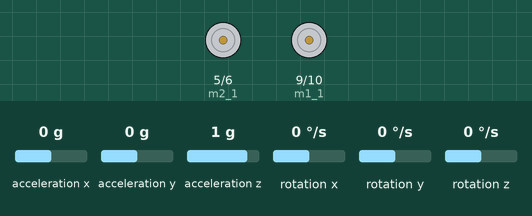
Recording of a sketch running on a simulated Arduino Uno, built with avr-gcc and run on an emulated ATmega328P. Parts: motor-driver pin pairs drawn as motors (green arrow = first pin HIGH = forward, orange = second pin HIGH = backward, longer = more drive). The test bench sets the inputs (shaded band); at power-on: acceleration x 0 g, acceleration y 0 g, acceleration z 1 g, rotation x 0 °/s, rotation y 0 °/s, rotation z 0 °/s. What the sketch prints to the serial monitor is not drawn.

Above: at 2.2 s.
2.3 s: acceleration x set to -1.4 g
At 2.7 s:
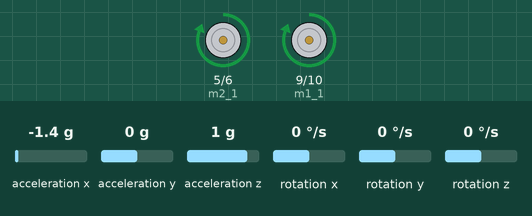
3.8 s: acceleration y set to -0.4 g
5.3 s: acceleration y set to -0.7 g
6.8 s: acceleration x set to 0.1 g
At 7.14 s:
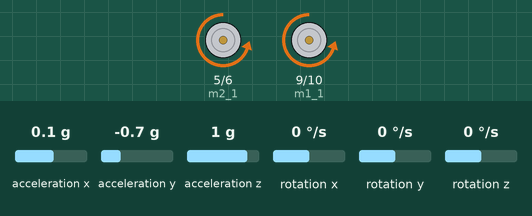
9.8 s: acceleration z set to -1.4 g
At 10.05 s:
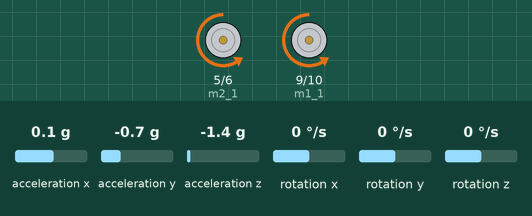
12.8 s: acceleration x set to -0.1 g
At 13.23 s:
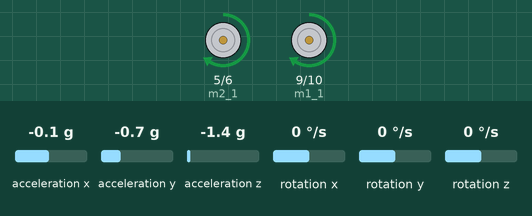
Timing chart, 0 to 15.8 s (numbered marks = the images above; inputs shaded):
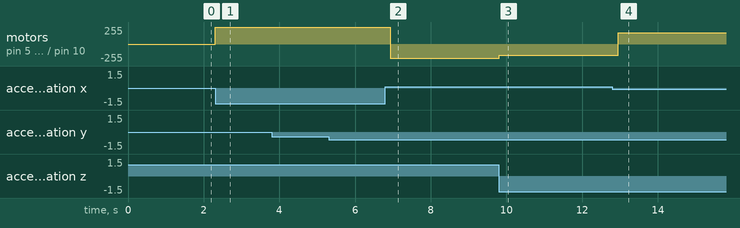

The sketch:

balancingRobot.ino
```cpp
#include "Wire.h"
#include <MPU6050_light.h>

#define m1_1 9
#define m1_2 10
#define m2_1 5
#define m2_2 6

#define m1_offset 1
#define m2_offset 1

MPU6050 mpu(Wire);
unsigned long timer = 0;

void setup() {
  pinMode(m1_1, OUTPUT);
  pinMode(m1_2, OUTPUT);
  pinMode(m2_1, OUTPUT);
  pinMode(m2_2, OUTPUT);

  Serial.begin(9600);
  Wire.begin();

  byte status = mpu.begin();
  Serial.print(F("MPU6050 status: "));
  Serial.println(status);
  while (status != 0) { } // stop everything if could not connect to MPU6050
  mpu.calcOffsets(); // gyro and accelero

  Serial.println("P I D out speed");

}

float Pout = 0;
float Iout = 0;
float Dout = 0;
float last_err = 0;
float _integral = 0;

int pid(float set_angle, float curr_angle, float p, float i, float d, float d_time) {
  // Calculate error
  float error =  curr_angle - set_angle ;

  // Proportional term
  Pout = p * error;

  // Integral term
  _integral += error * d_time;
  Iout = i * _integral;

  // Derivative term
  float derivative = (error - last_err) / d_time;
  Dout = d * derivative;

  //restict indicidual terms
  if (Pout > 255)
    Pout = 255;
  else if (Pout < -255)
    Pout = -255;

  if (Iout > 255)
    Iout = 255;
  else if (Iout < -255)
    Iout = -255;

  if (Dout > 255)
    Dout = 255;
  else if (Dout < -255)
    Dout = -255;

  //restirct internal values
  if (_integral > 255)
    _integral = 255;
  else if (_integral < -255)
    _integral = -255;


  // Calculate total output
  int output = Pout + Iout + Dout;


  // Restrict to max/min
  if ( output > 255 )
    output = 255;
  else if ( output < -255)
    output = -255;

  // Save error to previous error
  last_err = error;

  return output;
}


// 0 - 255 forward movment
// 0 - -255 backward movement
// -255  -  255
//
void move(int dir) {
  if (dir > 0) {
    digitalWrite(m1_2, LOW);
    digitalWrite(m2_2, LOW);

    //use motor offests cuz each motor is slightly different
    int m1 = dir * m1_offset;
    int m2 = dir * m2_offset;

    if (m1 > 255) {
      m1 = 255;
    }
    if (m2 > 255) {
      m2 = 255;
    }

    analogWrite(m1_1, m1);
    analogWrite(m2_1, m2);
  } else {
    dir = -dir;
    digitalWrite(m1_1, LOW);
    digitalWrite(m2_1, LOW);

    int m1 = dir * m1_offset;
    int m2 = dir * m2_offset;

    if (m1 > 255) {
      m1 = 255;
    }
    if (m2 > 255) {
      m2 = 255;
    }

    analogWrite(m1_2, m1);
    analogWrite(m2_2, m2);
  }

}
int del_time = 0;
void debug(int dir) {
  Serial.println(del_time);
}


void loop() {
  mpu.update();
  del_time = millis() - timer;

  //        set_angle, curr_angle,       p,   i,   d,   d_time
  int dir = pid(0,     mpu.getAngleY(),  40, 0.1, 50, del_time);
  timer = millis();
  move(dir);

  debug(dir);


}
```

Measured:
- after the input at 2.3 s, motor on pin 5 (m2_1) / pin 6 (m2_2), motor on pin 9 (m1_1) / pin 10 (m1_2): stopped → forward 255/255 at once
- after the input at 6.8 s, motor on pin 5 (m2_1) / pin 6 (m2_2), motor on pin 9 (m1_1) / pin 10 (m1_2): alternates backward 214/255 for 0.05 s and backward 213/255 for 0.02 s, starting after 0.13 s
- after the input at 12.8 s, motor on pin 5 (m2_1) / pin 6 (m2_2), motor on pin 9 (m1_1) / pin 10 (m1_2): backward 172/255 → forward 172/255 after 0.16 s
